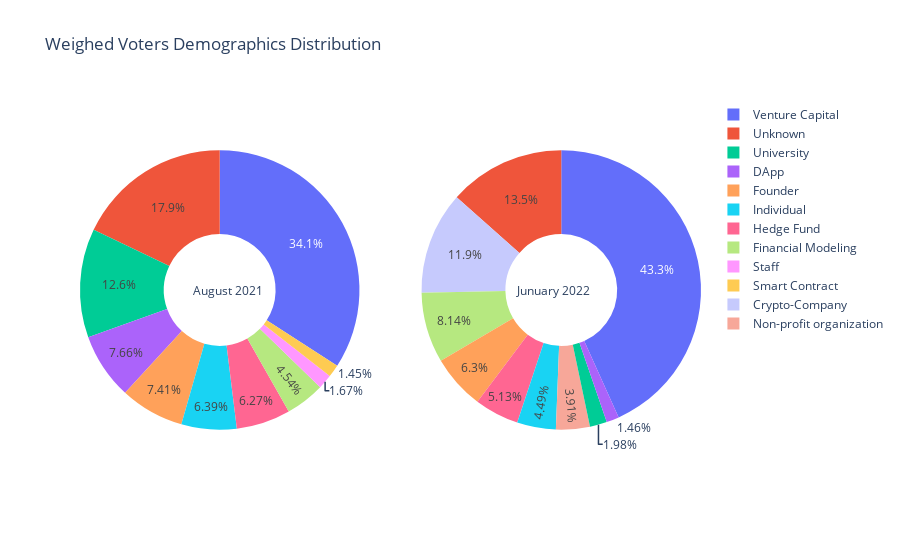

This figure's notebook cell:
### Code cell
# Create subplots: use 'domain' type for Pie subplot
fig = make_subplots(rows=1, cols=2, specs=[[{'type':'domain'}, {'type':'domain'}]])
fig.add_trace(go.Pie(labels=ind, values= weighed_occ, name="Weighed Voters Demographics Distribution August 2021"),
              1, 1)
fig.add_trace(go.Pie(labels=ind_jun, values= weighed_occ_jun, name="Weighed Voters Demographics Distribution Junuary 2022"),
              1, 2)

# Use `hole` to create a donut-like pie chart
fig.update_traces(hole=.4, hoverinfo="label+percent+name")

fig.update_layout(
    title_text="Weighed Voters Demographics Distribution",
    # Add annotations in the center of the donut pies.
    annotations=[dict(text='August 2021', x=0.178, y=0.5, font_size=12, showarrow=False),
                 dict(text='Junuary 2022', x=0.825, y=0.5, font_size=12, showarrow=False)])
fig.show()

### Figure 1 — Plotly figure (JSON) as saved in the notebook; plotly's stock layout.template omitted (floating-point values rounded to 4 significant figures)
{"data": [{"domain": {"x": [0, 0.45], "y": [0, 1]}, "hole": 0.4, "hoverinfo": "label+percent+name", "labels": ["Venture Capital", "Financial Modeling", "Hedge Fund", "Founder", "Unknown ", "Individual", "DApp", "University", "Smart Contract", "Staff"], "name": "Weighed Voters Demographics Distribution August 2021", "type": "pie", "values": [948400.0, 126100.0, 174400.0, 206100.0, 497900.0, 177500.0, 213100.0, 350000.0, 40450.0, 46440.0]}, {"domain": {"x": [0.55, 1], "y": [0, 1]}, "hole": 0.4, "hoverinfo": "label+percent+name", "labels": ["Venture Capital", "Hedge Fund", "Founder", "Financial Modeling", "Unknown ", "Non-profit organization", "Individual", "Crypto-Company", "DApp", "University", "Index", "Smart Contract", "Staff"], "name": "Weighed Voters Demographics Distribution Junuary 2022", "type": "pie", "values": [1095000.0, 129900.0, 159400.0, 206000.0, 340700.0, 99060.0, 113700.0, 300000.0, 37010.0, 50030.0]}], "layout": {"annotations": [{"font": {"size": 12}, "showarrow": false, "text": "August 2021", "x": 0.178, "y": 0.5}, {"font": {"size": 12}, "showarrow": false, "text": "Junuary 2022", "x": 0.825, "y": 0.5}], "title": {"text": "Weighed Voters Demographics Distribution"}}}
